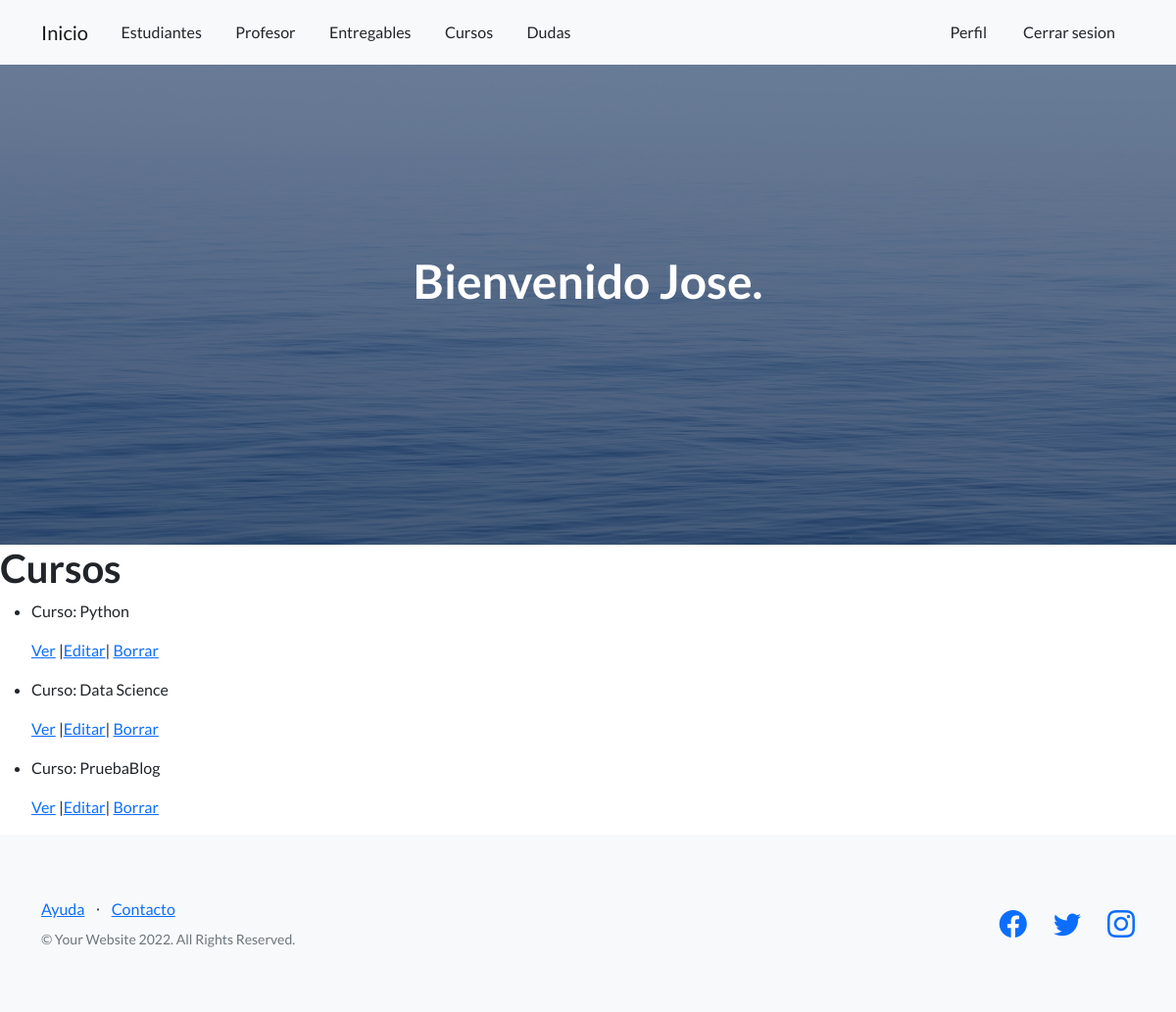
The page /curso/list (signed in) on the database its author committed.
### AppCoder/models.py (models this page shows, shortened)
class Curso(models.Model):
    nombre=models.CharField(max_length=40)
    comision=models.IntegerField()

### AppCoder/views.py (the view)
# urls.py: path('curso/list',views.CursoList.as_view(), name="ListC"),
class CursoList(ListView):
    model=Curso
    template_name="AppCoder/curso_list.html"

### AppCoder/templates/AppCoder/curso_list.html
{% extends 'AppCoder/padre.html' %}
{% load static %}
{% block ContenidoQueCambia  %}
<body>
    <h1>Cursos</h1>
    <ul>
            {% for curso in object_list %}
            <li>
                <p>Curso: {{curso.nombre}}</p>
                <p>
                    <a href="{% url 'DetailC' curso.id %}">Ver</a>
                    {%if user.is_superuser%}
                    |<a href="{% url 'EditC' curso.id %}">Editar</a>|
                    <a href="{% url 'DeleteC' curso.id %}">Borrar</a>
                    {%endif%}
                </p>
            </li>
        {%endfor%}
    </ul>
</body>
{% endblock  %}

### AppCoder/templates/AppCoder/padre.html (shortened to what this page needs)
<!DOCTYPE html>
<html lang="en">
    <head>
        {%load static%}
        <link href="https://cdn.jsdelivr.net/npm/bootstrap-icons@1.5.0/font/bootstrap-icons.css" rel="stylesheet" type="text/css" />
        <link href="{% static 'AppCoder/css/styles.css' %}" rel="stylesheet" />
    </head>
    <body>
        <nav class="navbar navbar-light bg-light static-top">
            <div class="container">
                    <a class="navbar-brand" href="{% url 'Inicio' %}">Inicio</a>
                    <a class="btn btn" href="/Estudiantes">Estudiantes</a>
                    <a class="btn btn" href="/Profesores">Profesor</a>
                    <a class="btn btn" href="/Entregables">Entregables</a>
                    <a class="btn btn" href="/Cursos">Cursos</a>
                    <a class="btn btn" href="/Dudas">Dudas</a>
                <div class="col-lg-6 h-100 text-center text-lg-end my-auto">
                    {%if request.user.is_authenticated%}
                    <a class="btn btn" href="/VerPerfil">Perfil</a>
                    <a class="btn btn" href="/logout">Cerrar sesion</a>
                    {%endif%}
                </div>
            </div>
        </nav>
        <header class="masthead">
            <div class="container position-relative">
                <div class="row justify-content-center">
                    <div class="col-xl-6">
                        <div class="text-center text-white">
                            {%if request.user.is_authenticated%}
                            <h1 class="mb-5">Bienvenido {{user.username}}.</h1>
                            {%endif%}
                        </div>
                    </div>
                </div>
            </div>
        </header>
        {% block ContenidoQueCambia %}
        {% endblock  %}
        <footer class="footer bg-light">
            <div class="container">
                <div class="row">
                    <div class="col-lg-6 h-100 text-center text-lg-start my-auto">
                        <ul class="list-inline mb-2">
                            <li class="list-inline-item"><a href="#!">Ayuda</a></li>
                            <li class="list-inline-item">⋅</li>
                            <li class="list-inline-item"><a href="#!">Contacto</a></li>
                        </ul>
                        <p class="text-muted small mb-4 mb-lg-0">&copy; Your Website 2022. All Rights Reserved.</p>
                    </div>
                    <div class="col-lg-6 h-100 text-center text-lg-end my-auto">
                        <ul class="list-inline mb-0">
                            <li class="list-inline-item me-4">
                                <a href="#!"><i class="bi-facebook fs-3"></i></a>
                            </li>
                            <li class="list-inline-item me-4">
                                <a href="#!"><i class="bi-twitter fs-3"></i></a>
                            </li>
                            <li class="list-inline-item">
                                <a href="#!"><i class="bi-instagram fs-3"></i></a>
                            </li>
                        </ul>
                    </div>
                </div>
            </div>
        </footer>
    </body>
</html>

### rows shown on the page
Curso: nombre "Python"
Curso: nombre "Data Science"
Curso: nombre "PruebaBlog"

### other values the page prints
{{ user.username }} "Jose"
